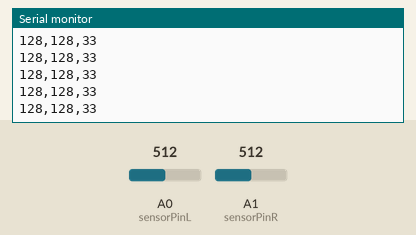
Recording of a sketch running on a simulated Arduino Uno, built with avr-gcc and run on an emulated ATmega328P. Shown: the last lines printed to the serial monitor. The test bench sets the inputs (shaded band); at power-on: A0 (sensorPinL) = 512, A1 (sensorPinR) = 512.

Above: at 1.2 s.
1.3 s: A0 (sensorPinL) set to 716
At 2.0 s:
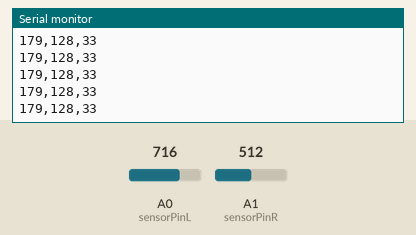
4.3 s: A1 (sensorPinR) set to 716
At 5.1 s:
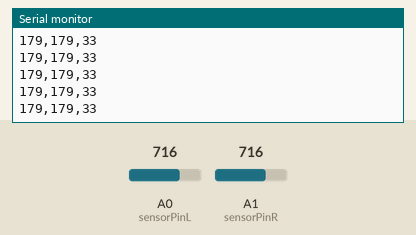
7.3 s: A0 (sensorPinL) set to 900
At 8.2 s:
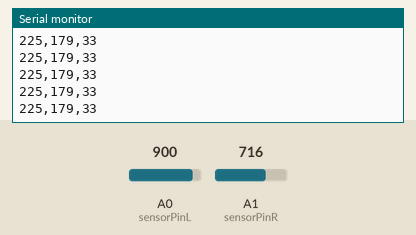
8.8 s: A1 (sensorPinR) set to 900
At 9.7 s:
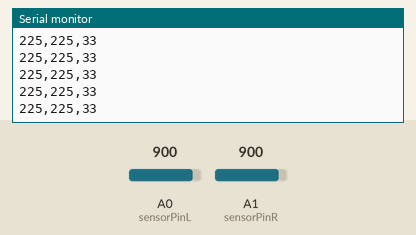
Timing chart, 0 to 11.3 s (numbered marks = the images above; inputs shaded):
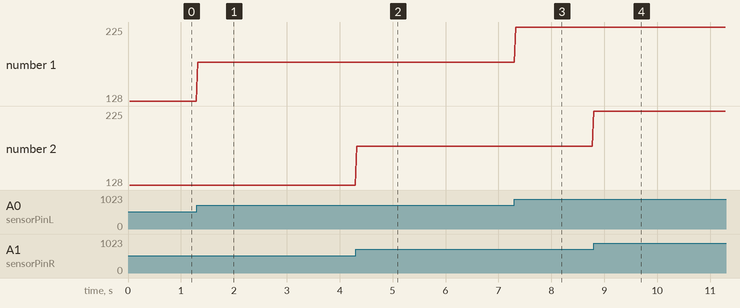

The sketch:

AnalogInput.ino
```cpp
int sensorPinL = A0;
int sensorValueL = 0;

int sensorPinR = A1;
int sensorValueR = 0;

int sensorPinU = A1;
int sensorValueU = 33;

void setup() {
  Serial.begin(9600);
}

void loop() {
  // read the value from the sensor:
  delay(30);
  sensorValueL = analogRead(sensorPinL) / 4;
  sensorValueR = analogRead(sensorPinR) / 4;

  Serial.print(sensorValueL);
  Serial.print(",");
  Serial.print(sensorValueR);
  Serial.print(",");
  Serial.print(sensorValueU);
  Serial.print("\n");
}
```

Measured:
- after the input at 1.3 s, the serial monitor: prints a new line at once (image 1)
- after the input at 4.3 s, the serial monitor: prints a new line at once (image 2)
- after the input at 7.3 s, the serial monitor: prints a new line at once (image 3)
- after the input at 8.8 s, the serial monitor: prints a new line at once (image 4)
- plotted number 1: 128 → 179 after the input at 1.3 s, 179 → 225 after the input at 7.3 s
